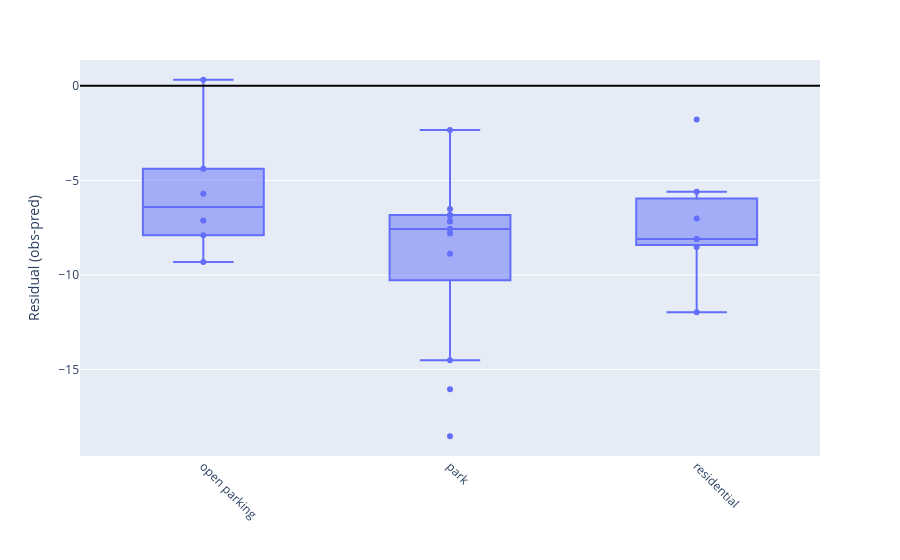

The code cell stored with this chart in its notebook:
### Code cell
import plotly.express as px

df_plot = points_proj.drop(columns="geometry")

fig = px.box(
    df_plot,
    x="context",
    y="residuals",
    points="all",
    hover_data=["ID"],
)

fig.add_hline(y=0, line_dash="solid", line_color="black")

fig.update_layout(
    yaxis_title="Residual (obs-pred)",
    xaxis_title="",
    xaxis_tickangle=45
)

fig.update_traces(
    jitter=0,        # 0 = centrado, 1 = disperso
    pointpos=0,      # 0 = dentro de la caja, -1 o 1 = al costado
)
fig.show()

### Figure 1 — Plotly figure (JSON) as saved in the notebook; plotly's stock layout.template omitted (floating-point values rounded to 4 significant figures)
{"data": [{"alignmentgroup": "True", "boxpoints": "all", "customdata": [[0], [1], [2], [3], [4], [5], [6], [7], [8], [9], [10], [11], [12], [13], [14], [15], [16], [17], [18], [19], [20], [21], [22], [23], [24], [25]], "hovertemplate": "context=%{x}<br>residuals=%{y}<br>ID=%{customdata[0]}<extra></extra>", "jitter": 0, "legendgroup": "", "marker": {"color": "#636efa"}, "name": "", "notched": false, "offsetgroup": "", "orientation": "v", "pointpos": 0, "showlegend": false, "type": "box", "x": ["open parking", "open parking", "open parking", "open parking", "park", "park", "residential", "residential", "park", "open parking", "open parking", "park", "residential", "park", "residential", "park", "park", "residential", "park", "residential", "park", "park", "residential", "park", "park", "park"], "x0": " ", "xaxis": "x", "y": [-7.119, -9.309, -5.701, -7.896, -18.52, -16.04, -5.607, -11.97, -6.832, 0.3164, -4.385, -6.515, -8.101, -8.873, -1.785, -14.5, -6.837, -8.106, -7.808, -7.01, -7.572, -7.18, -8.518, -7.154, -7.569, -2.339], "y0": " ", "yaxis": "y"}], "layout": {"boxmode": "group", "legend": {"tracegroupgap": 0}, "margin": {"t": 60}, "shapes": [{"line": {"color": "black", "dash": "solid"}, "type": "line", "x0": 0, "x1": 1, "xref": "x domain", "y0": 0, "y1": 0, "yref": "y"}], "xaxis": {"anchor": "y", "domain": [0, 1], "tickangle": 45, "title": {"text": ""}}, "yaxis": {"anchor": "x", "domain": [0, 1], "title": {"text": "Residual (obs-pred)"}}}}
